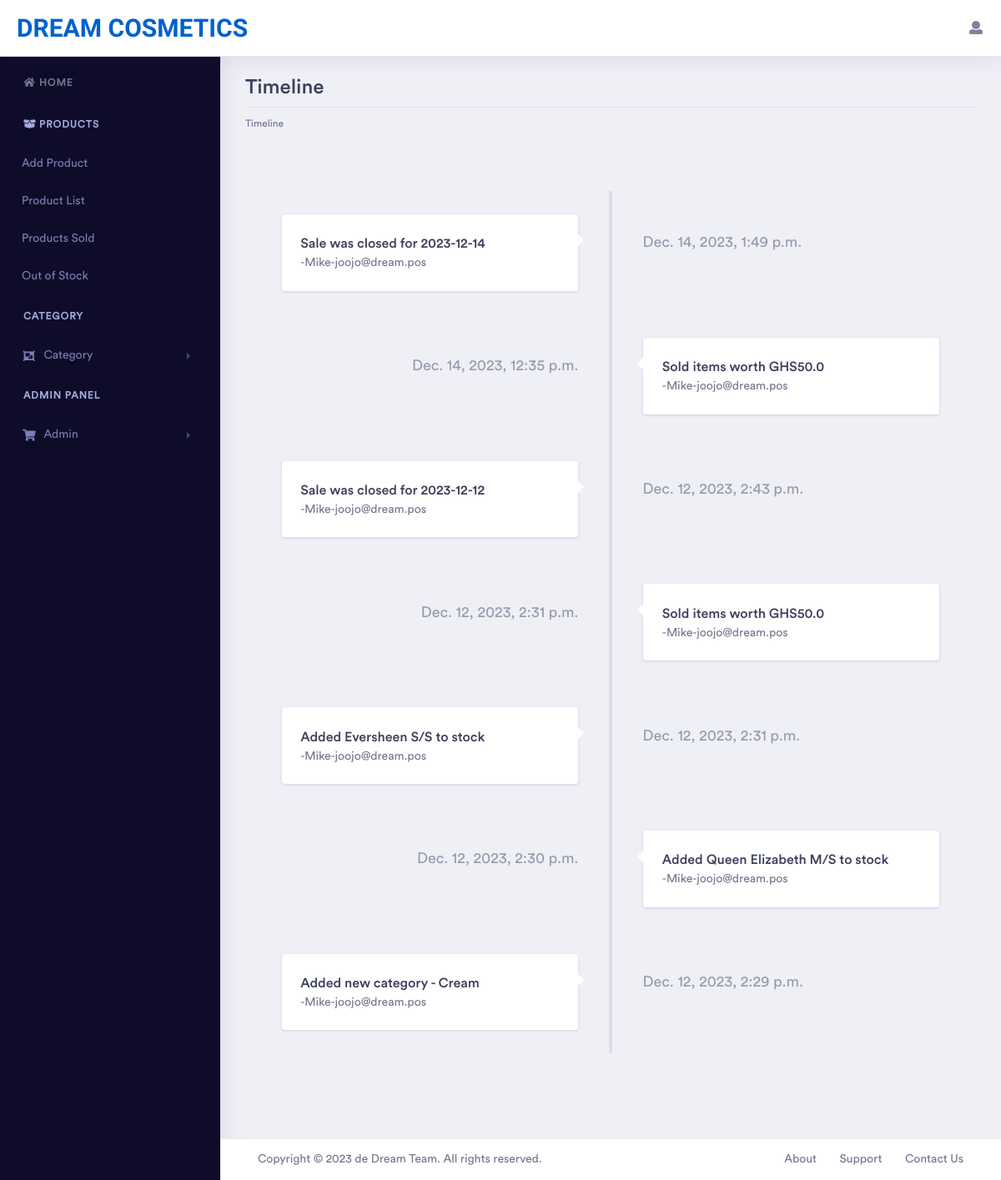
The app's page /timeline (signed in) with its own data.
### pos_app/models.py (models this page shows, shortened)
class StoreInfo(models.Model):
    name = models.CharField(max_length=200, null=False, blank=False)
    domain = models.CharField(max_length=200, null=False, blank=False)
    has_cashier = models.BooleanField(default=False, null=True, blank=True)
    address = models.CharField(max_length=250, null=True, blank=True)
    shop_contact = models.PositiveBigIntegerField(null=True, blank=False)
    shop_email = models.EmailField(null=True, blank=True)
    shop_receipt_generation_prefix = models.CharField(max_length=100, null=True, blank=True)
    code = models.PositiveIntegerField(null=False, blank=False)

class Timeline(models.Model):
    user = models.ForeignKey(CustomUser, on_delete=models.CASCADE)
    domain = models.CharField(max_length=200, null=False, blank=False)
    activity = models.CharField(max_length=500, null=False, blank=False)
    time = models.DateTimeField(auto_now_add=True)

class CustomUser(AbstractUser):
    first_name = models.CharField(max_length=200, blank=False, null=False)
    last_name = models.CharField(max_length=200, blank=False, null=False)
    username = models.CharField(max_length=200, null=False, blank=False, unique=True)
    domain = models.CharField(max_length=100, null=False, blank=False)
    email = models.EmailField(null=True, blank=True)
    choices = (
        ("Sales Personnel", "Sales Personnel"),
        ("Admin", "Admin"),
        ("Cashier", "Cashier"),
    )
    role = models.CharField(max_length=200, null=False, blank=False, choices=choices, default="Sales Personnel")
    phone_number = models.PositiveBigIntegerField(blank=True, null=True)
    password1 = models.CharField(max_length=100, null=False, blank=False)
    password2 = models.CharField(max_length=100, null=False, blank=False)
    def __str__(self):
        return self.first_name + "-" + self.username

### pos_app/views.py (the view)
# urls.py: path('timeline', views.timeline, name='timeline'),
def timeline(request):
    user = models.CustomUser.objects.get(id=request.user.id)
    shop = models.StoreInfo.objects.get(domain=user.domain)
    timeline_items = models.Timeline.objects.filter(domain=shop.domain).order_by('time').reverse()
    context = {
        'shop_name': shop.name,
        'timelines': timeline_items
    }
    return render(request, "layouts/timeline.html", context=context)

### pos_app/templates/layouts/timeline.html
{% extends 'base.html' %}
    {% block content %}
    <div class="dashboard-main-wrapper">
        {% include 'inc/header.html' %}
        {% include 'inc/sidenav.html' %}
        <div class="dashboard-wrapper">
            <div class="container-fluid dashboard-content">
                    <div class="row">
                        <div class="col-xl-12 col-lg-12 col-md-12 col-sm-12 col-12">
                            <div class="page-header">
                           <h2 class="pageheader-title">Timeline </h2>
                            <div class="page-breadcrumb">
                                <nav aria-label="breadcrumb">
                                    <ol class="breadcrumb">
                                        <li class="breadcrumb-item active" aria-current="page">Timeline</li>
                                      </ol>
                                    </nav>
                                </div>
                            </div>
                        </div>
                    </div>
                    <section class="cd-timeline js-cd-timeline">
                        <div class="cd-timeline__container">
                            {% for timeline in timelines %}
                            <div class="cd-timeline__block js-cd-block">
                                <div class="cd-timeline__content js-cd-content">
                                    <h4 class="mb-0">{{ timeline.activity }}</h4>
                                    <span>-{{ timeline.user }}</span>
                                    <span class="cd-timeline__date">{{ timeline.time }}</span>
                                </div>
                            </div>
                            {% endfor %}
                        </div>
                    </section>
            </div>
        <div class="footer">
            <div class="container-fluid">
                <div class="row">
                    <div class="col-xl-6 col-lg-6 col-md-12 col-sm-12 col-12">
                        Copyright © 2023 de Dream Team. All rights reserved.
                    </div>
                    <div class="col-xl-6 col-lg-6 col-md-12 col-sm-12 col-12">
                        <div class="text-md-right footer-links d-none d-sm-block">
                            <a href="javascript: void(0);">About</a>
                            <a href="javascript: void(0);">Support</a>
                            <a href="javascript: void(0);">Contact Us</a>
                        </div>
                    </div>
                </div>
            </div>
        </div>
        </div>
    </div>
  {% endblock %}

### pos_app/templates/inc/header.html (shortened to what this page needs)
{% load static %}
<div class="dashboard-header">
            <nav class="navbar navbar-expand-lg bg-white fixed-top">
                <a style="font-family: 'Diphylleia', serif;" class="navbar-brand text-primary" href="{% url 'home' %}">{{ shop_name }}</a>
                <div class="collapse navbar-collapse " id="navbarSupportedContent">
                    <ul class="navbar-nav ml-auto navbar-right-top">
                        <li class="nav-item dropdown nav-user">
                            <a class="nav-link nav-user-img" href="#" id="navbarDropdownMenuLink2" data-toggle="dropdown" aria-haspopup="true" aria-expanded="false"><i class="fa fa-fw fa-user"></i></a>
                        </li>
                    </ul>
                </div>
            </nav>
        </div>

### records on screen
StoreInfo: name "DREAM COSMETICS"
Timeline: activity "Sale was closed for 2023-12-14", user "Mike-joojo@dream.pos", time "Dec. 14, 2023, 1:49 p.m."
Timeline: activity "Sold items worth GHS50.0", user "Mike-joojo@dream.pos", time "Dec. 14, 2023, 12:35 p.m."
Timeline: activity "Sale was closed for 2023-12-12", user "Mike-joojo@dream.pos", time "Dec. 12, 2023, 2:43 p.m."
Timeline: activity "Sold items worth GHS50.0", user "Mike-joojo@dream.pos", time "Dec. 12, 2023, 2:31 p.m."
Timeline: activity "Added Eversheen S/S to stock", user "Mike-joojo@dream.pos", time "Dec. 12, 2023, 2:31 p.m."
Timeline: activity "Added Queen Elizabeth M/S to stock", user "Mike-joojo@dream.pos", time "Dec. 12, 2023, 2:30 p.m."
Timeline: activity "Added new category - Cream", user "Mike-joojo@dream.pos", time "Dec. 12, 2023, 2:29 p.m."
